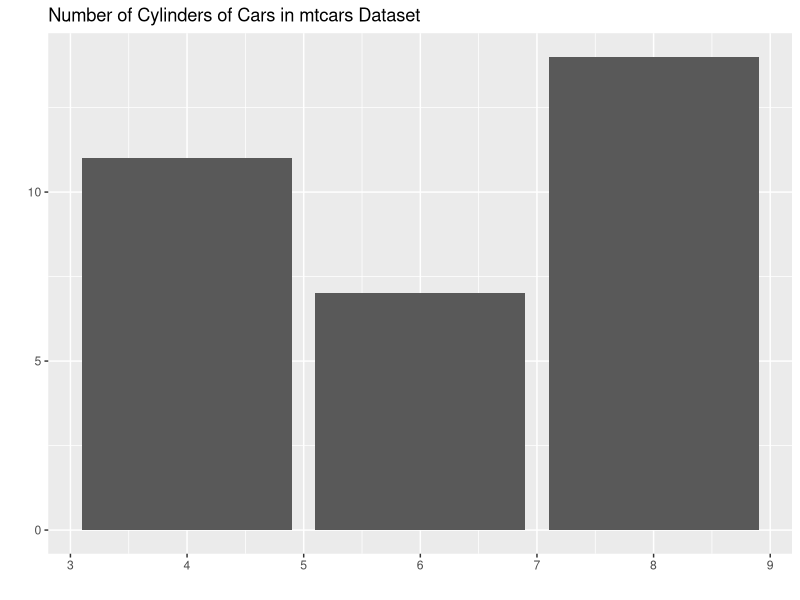

R code for this plot:
## ---- chunk 1
knitr::opts_chunk$set(echo = TRUE)
## ---- chunk 2
library(datasets)
library(ggplot2)
## ---- chunk 3
ggplot(data = mtcars, mapping = aes(x=cyl)) +
  geom_bar() +
  labs(title = "Number of Cylinders of Cars in mtcars Dataset",
       x = "", 
       y = "")
